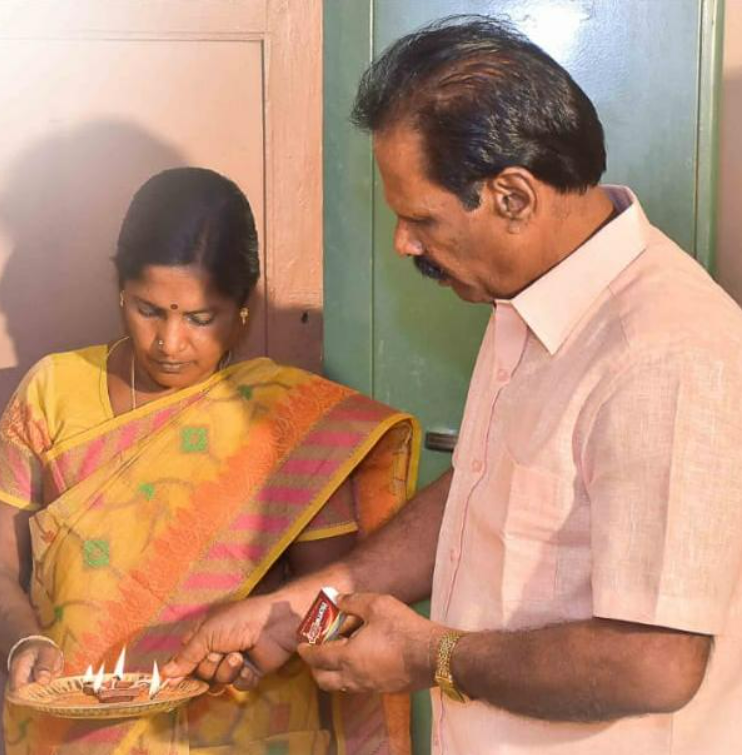
#> input picture pic.png, 742 x 755 px
$ python img_to_sketch.py
#> lines starting #> are read from the running program, lines starting #| are printed output that depends on the picture
import numpy as np
import imageio # pip install imageio
import cv2
import scipy.ndimage # pip install scipy

img = "pic.png"

def grayscale(rgb):
    return np.dot(rgb[...,:3],[0.299,0.587,0.114])

def dodge(front,back):
    result = front*255/(255-back)
    result[result>255] = 255
    return result.astype('uint8')

s = imageio.imread(img)
#> s is the input picture: shape (755, 742, 4); mean R, G, B, A 185.3, 142.3, 116.5, 255
g = grayscale(s)
#> in grayscale, `return np.dot(rgb[...,:3],[0.299,0.587,0.114])`:
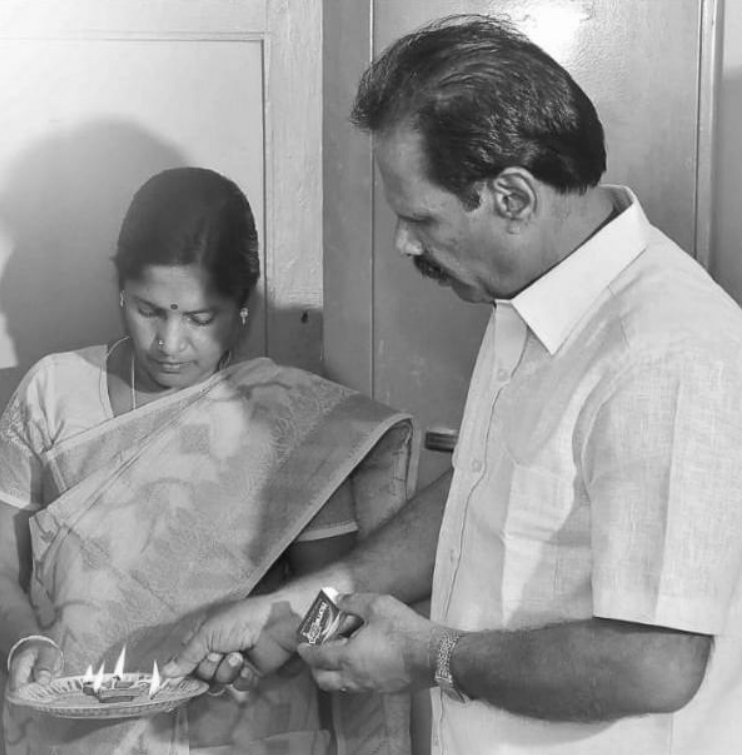
#> returned value: shape (755, 742) float64; min 13.39, max 255, mean 152.2
i= 255-g
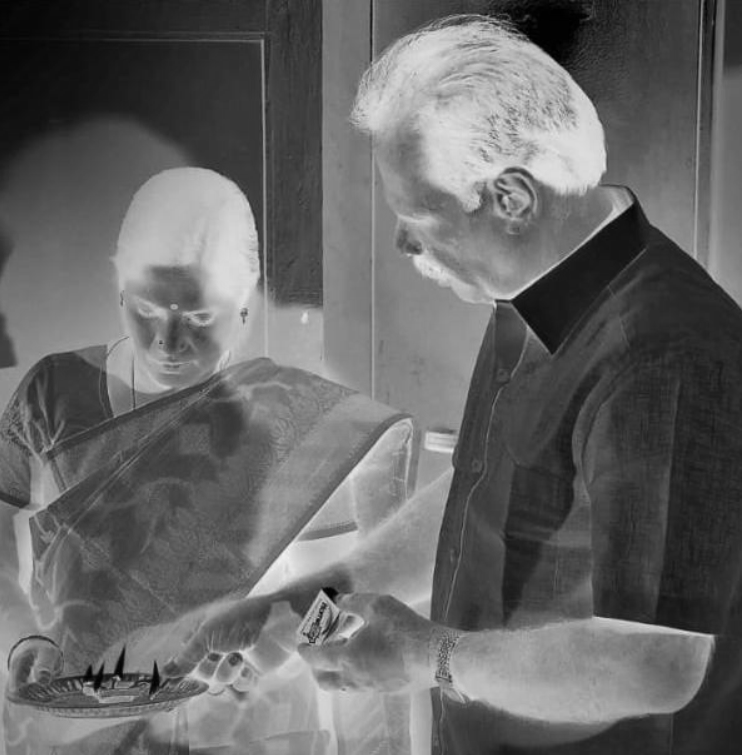
#> i: shape (755, 742) float64; min 2.84e-14, max 241.6, mean 102.8

b = scipy.ndimage.filters.gaussian_filter(i,sigma = 10)
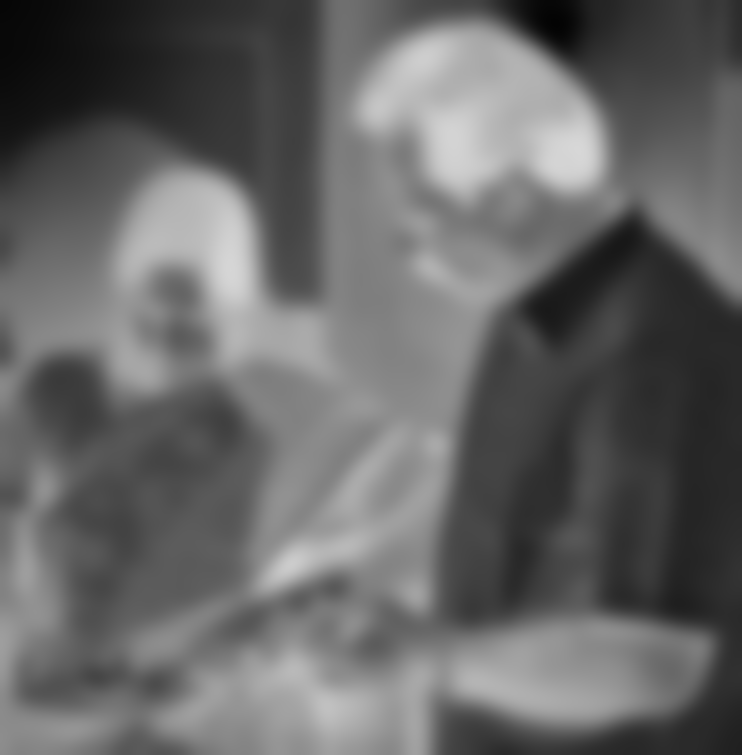
#> b: shape (755, 742) float64; min 3.6, max 215.3, mean 102.8
r = dodge(b,g)
#> in dodge, `result[result>255] = 255`:
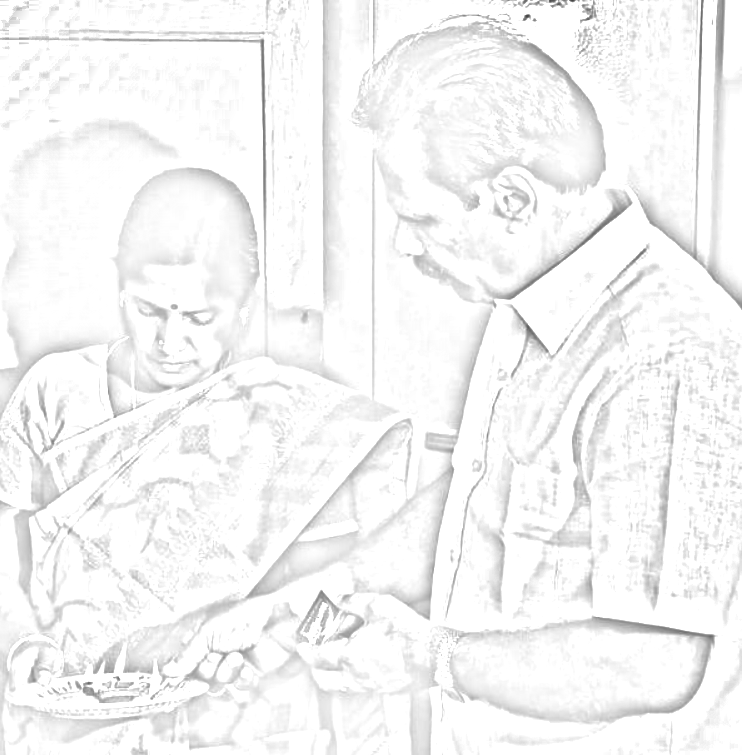
#> result: shape (755, 742) float64; min 68.21, max 255, mean 245.3
cv2.imshow("Image", r)
cv2.waitKey(0)
cv2.destroyAllWindows()
